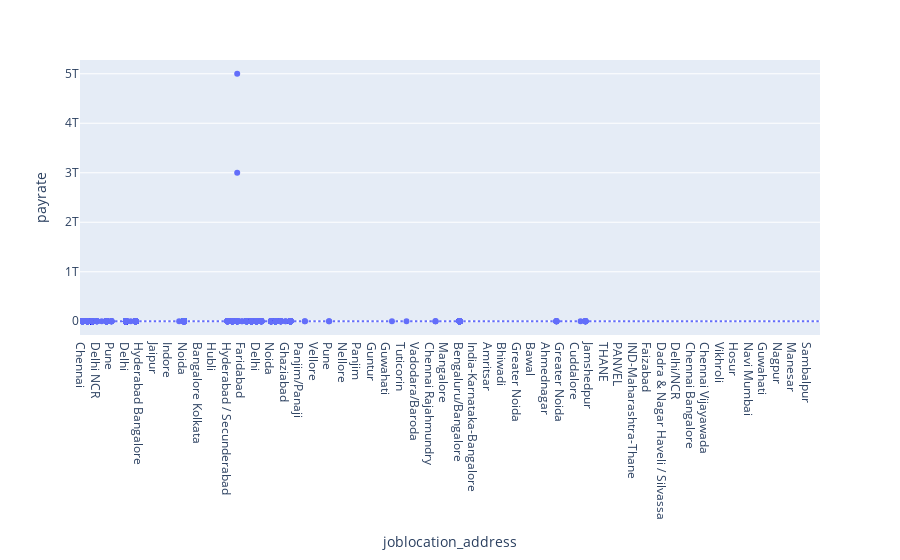

The notebook cell this image was saved under:
### Code cell
import plotly.express as px
fig = px.box(df2, x=df2["joblocation_address"], y=df2["payrate"])
fig.show()

### Figure 1 — Plotly figure (JSON) as saved in the notebook; plotly's stock layout.template omitted (floating-point values rounded to 4 significant figures; data arrays with more than 128 entries replaced by an {"elided": "..."} marker saying what was removed)
{"data": [{"alignmentgroup": "True", "hovertemplate": "joblocation_address=%{x}<br>payrate=%{y}<extra></extra>", "legendgroup": "", "marker": {"color": "#636efa"}, "name": "", "notched": false, "offsetgroup": "", "orientation": "v", "showlegend": false, "type": "box", "x": {"elided": "21472 str values"}, "x0": " ", "xaxis": "x", "y": {"elided": "21472 int values"}, "y0": " ", "yaxis": "y"}], "layout": {"boxmode": "group", "legend": {"tracegroupgap": 0}, "margin": {"t": 60}, "xaxis": {"anchor": "y", "domain": [0, 1], "title": {"text": "joblocation_address"}}, "yaxis": {"anchor": "x", "domain": [0, 1], "title": {"text": "payrate"}}}}
